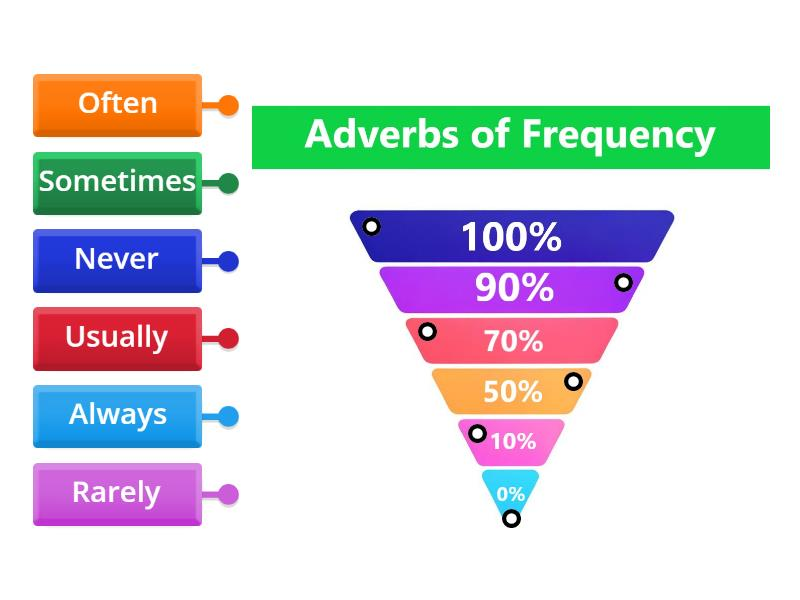
#> input picture internet_samples/human face portrait close up/Image_1.jpg, 800 x 600 px; its folder holds only this picture in this run
$ python bootstrap_internet_gesture_data.py
#> lines starting #> are read from the running program, lines starting #| are printed output that depends on the picture; after the words box and inside, x2 and y2 are one past the last pixel; in counts of white or black regions, pixels touching at a corner belong together
### src/hand_gesture/detector.py
"""Hand gesture detector using OpenCV hand detection.

Detects hand regions and extracts contour-based features for gesture classification.
This approach is simpler and more reliable on Windows than MediaPipe.
"""

from __future__ import annotations

from typing import List

import cv2
import numpy as np

HandLandmarks = np.ndarray  # Shape (N, 2) — hand contour points


class HandDetector:
    """Detects hands using skin color + contour analysis.

    Simpler alternative to MediaPipe that works reliably on Windows.
    Extracts hand contours and computes shape features.
    """

    def __init__(self, confidence: float = 0.7) -> None:
        """Initialize hand detector.

        Parameters
        ----------
        confidence : float
            Minimum confidence threshold (0-1). Higher = stricter detection.
        """
#> call 2 of _extract_features_from_folder, with class_name = 'not_palm', max_samples = 120
#> in _extract_features_from_folder, img is the input picture: shape (600, 800, 3); mean B, G, R 220.4, 216, 215.2
        self.confidence = confidence

    def detect(self, frame_bgr: np.ndarray) -> List[HandLandmarks]:
        """Detect hands and return list of contour arrays.

        Parameters
        ----------
        frame_bgr : np.ndarray
            Input frame in BGR format.

        Returns
        -------
        contours : list of np.ndarray
            Each array contains contour points (N, 2) for detected hands.
        """
        # Convert to HSV for skin detection
        frame_hsv = cv2.cvtColor(frame_bgr, cv2.COLOR_BGR2HSV)
#> frame_hsv: shape (600, 800, 3); mean H, S, V 39.9, 56.4, 242.3

        # Create mask for skin color (more restrictive)
        # Lower range: H=0-20 (red/skin), S=10-150, V=60-255
        lower_skin1 = np.array([0, 10, 60], dtype=np.uint8)
        upper_skin1 = np.array([20, 150, 255], dtype=np.uint8)

        mask = cv2.inRange(frame_hsv, lower_skin1, upper_skin1)
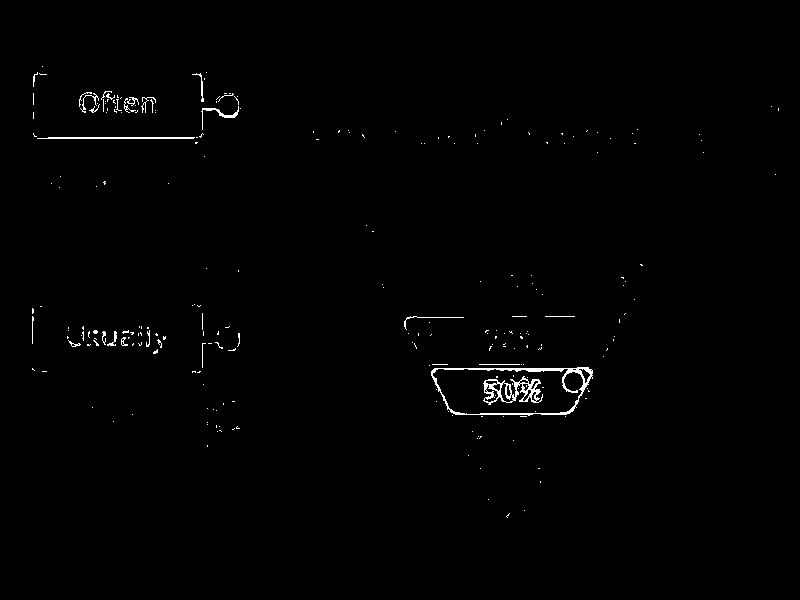
#> mask: shape (600, 800); 0.76% white in thin lines or dots, all inside (x1, y1, x2, y2) = (32, 66, 779, 518)

        # Also check for darker skin tones
        lower_skin2 = np.array([0, 5, 30], dtype=np.uint8)
        upper_skin2 = np.array([20, 120, 200], dtype=np.uint8)
        mask2 = cv2.inRange(frame_hsv, lower_skin2, upper_skin2)
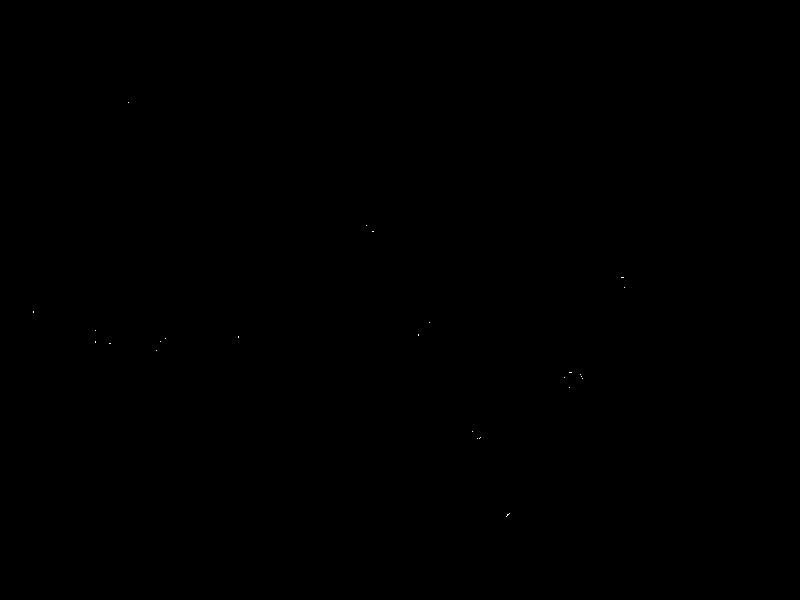
#> mask2: shape (600, 800); 0.01% white in thin lines or dots, all inside (x1, y1, x2, y2) = (33, 102, 625, 517)
        mask = cv2.bitwise_or(mask, mask2)

        # Apply morphological operations to clean up while keeping finger detail
        kernel = cv2.getStructuringElement(cv2.MORPH_ELLIPSE, (5, 5))
        mask = cv2.morphologyEx(mask, cv2.MORPH_OPEN, kernel, iterations=2)
#> mask: shape (600, 800); every value is 0
        mask = cv2.morphologyEx(mask, cv2.MORPH_CLOSE, kernel, iterations=1)

        # Find contours
        contours, _ = cv2.findContours(mask, cv2.RETR_TREE, cv2.CHAIN_APPROX_SIMPLE)
#> contours = []

        # Filter contours by multiple criteria
        h, w = frame_bgr.shape[:2]
#> h = 600; w = 800
        min_area = (h * w) * 0.01  # Minimum 1% so farther hands are still detected
#> min_area = 4800
        max_area = (h * w) * 0.45  # Allow large close-up hands
#> max_area = 216000

        hand_contours = []
        for contour in contours:
            area = cv2.contourArea(contour)

            # Area filtering
            if not (min_area < area < max_area):
                continue

            # Perimeter and circularity filtering
            perimeter = cv2.arcLength(contour, True)
            if perimeter < 35:
                continue

            circularity = 4 * np.pi * area / (perimeter ** 2)

            # Hands are NOT very circular (faces might be)
            # This filters out round objects and faces
            if circularity > 0.85:
                continue

            # Convexity filtering
            hull = cv2.convexHull(contour)
            hull_area = cv2.contourArea(hull)
            solidity = float(area) / hull_area if hull_area > 0 else 0

            # Hands have moderate solidity (faces/flat regions are often very solid)
            if solidity < 0.25 or solidity > 0.95:
                continue

            # Bounding box aspect ratio
            x, y, bw, bh = cv2.boundingRect(contour)
            aspect_ratio = float(bw) / bh if bh > 0 else 0

            # Keep wide range; actual rejection happens in gesture recognizer distance gate
            if aspect_ratio < 0.2 or aspect_ratio > 5.0:
                continue

            hand_contours.append(contour.reshape(-1, 2).astype(np.float32))
#> this loop made 0 passes
#> after the loop, hand_contours = []

        # Largest contours first helps with multiple visible palms.
        hand_contours.sort(key=lambda c: cv2.contourArea(c.astype(np.int32).reshape(-1, 1, 2)), reverse=True)
        return hand_contours[:8]

    # [63 lines left out: function extract_features, not called in this run]

    def release(self) -> None:
        """Clean up resources (no-op for this implementation)."""
        pass

### src/bootstrap_internet_gesture_data.py
from __future__ import annotations

import argparse
import sys
from pathlib import Path

import cv2
import numpy as np

# Allow running as: python src/bootstrap_internet_gesture_data.py
sys.path.insert(0, str(Path(__file__).parent))

from hand_gesture.detector import HandDetector


def parse_args() -> argparse.Namespace:
    parser = argparse.ArgumentParser(
        description="Download internet images and convert them into gesture feature samples.",
    )
    parser.add_argument(
        "--output-dir",
        type=Path,
        default=Path("internet_samples"),
        help="Directory where downloaded images are stored.",
    )
    parser.add_argument(
        "--gesture-data-dir",
        type=Path,
        default=Path("gesture_data"),
        help="Directory where .npy gesture features are written.",
    )
    parser.add_argument(
        "--palm-limit",
        type=int,
        default=120,
        help="Max images to download for palm query.",
    )
    parser.add_argument(
        "--negative-limit",
        type=int,
        default=120,
        help="Max images to download for not_palm query.",
    )
    return parser.parse_args()


def _download_images(query: str, limit: int, out_dir: Path) -> Path:
    from bing_image_downloader import downloader

    downloader.download(
        query=query,
        limit=limit,
        output_dir=str(out_dir),
        adult_filter_off=True,
        force_replace=False,
        timeout=30,
        verbose=False,
    )
    return out_dir / query


def _to_safe_name(name: str) -> str:
    return name.lower().replace(" ", "_")


def _extract_features_from_folder(
    detector: HandDetector,
    source_dir: Path,
    class_name: str,
    target_dir: Path,
    max_samples: int,
) -> int:
    target_class_dir = target_dir / class_name
    target_class_dir.mkdir(parents=True, exist_ok=True)

    image_files = []
    for ext in ("*.jpg", "*.jpeg", "*.png", "*.webp", "*.bmp"):
        image_files.extend(source_dir.glob(ext))

    kept = 0
    for idx, image_path in enumerate(image_files):
        if kept >= max_samples:
            break

        img = cv2.imread(str(image_path))
        if img is None:
            continue

        contours = detector.detect(img)
        if not contours:
            continue

        # Keep the largest contour from this image.
        best = max(
            contours,
            key=lambda c: cv2.contourArea(c.astype(np.int32).reshape(-1, 1, 2)),
        )
        features = detector.extract_features(best)

        out_file = target_class_dir / f"{class_name}_web_{kept:04d}.npy"
        np.save(out_file, features)
        kept += 1

    return kept


def main() -> None:
    args = parse_args()
    args.output_dir.mkdir(parents=True, exist_ok=True)
    args.gesture_data_dir.mkdir(parents=True, exist_ok=True)

    # palm: positive class
    palm_query = "human open palm hand"
    # not_palm: hard negatives that can be skin-colored and confuse detector
    negative_query = "human face portrait close up"

    print(f"Downloading palm images: {palm_query}")
    palm_dir = _download_images(palm_query, args.palm_limit, args.output_dir)

    print(f"Downloading negative images: {negative_query}")
    neg_dir = _download_images(negative_query, args.negative_limit, args.output_dir)

    detector = HandDetector()
    try:
        palm_class = _to_safe_name("palm")
        neg_class = _to_safe_name("not_palm")

        palm_kept = _extract_features_from_folder(
            detector=detector,
            source_dir=palm_dir,
            class_name=palm_class,
            target_dir=args.gesture_data_dir,
            max_samples=args.palm_limit,
        )

        neg_kept = _extract_features_from_folder(
            detector=detector,
            source_dir=neg_dir,
            class_name=neg_class,
            target_dir=args.gesture_data_dir,
            max_samples=args.negative_limit,
        )

        print("\nInternet bootstrap complete")
        print(f"  palm samples kept: {palm_kept}")
        print(f"  not_palm samples kept: {neg_kept}")
        print(f"  gesture data dir: {args.gesture_data_dir}")
    finally:
        detector.release()


if __name__ == "__main__":
    main()
